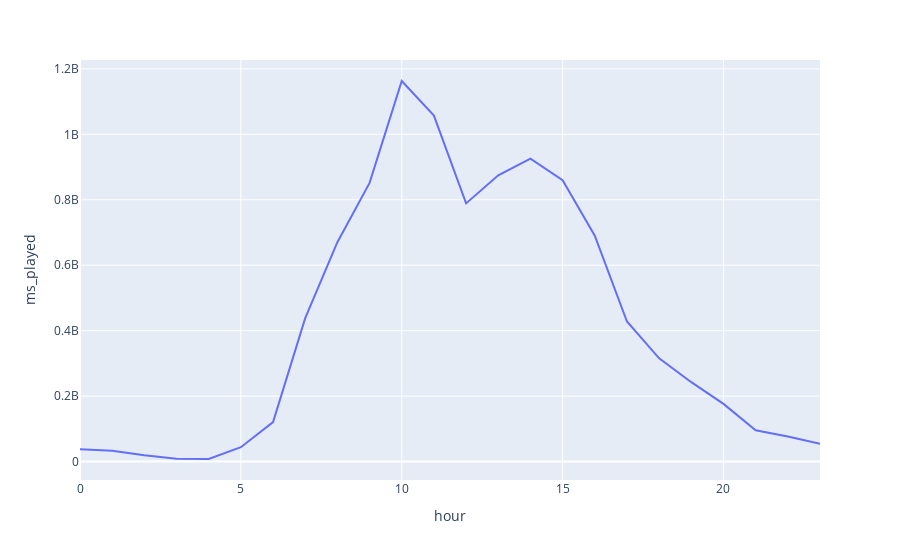

Notebook code cell kept with this figure:
### Code cell
px.line(ms_played_post, "hour", "ms_played")

### Figure 1 — Plotly figure (JSON) as saved in the notebook; plotly's stock layout.template omitted (floating-point values rounded to 4 significant figures)
{"data": [{"hovertemplate": "hour=%{x}<br>ms_played=%{y}<extra></extra>", "legendgroup": "", "line": {"color": "#636efa", "dash": "solid"}, "marker": {"symbol": "circle"}, "mode": "lines", "name": "", "orientation": "v", "showlegend": false, "type": "scatter", "x": [0, 1, 2, 3, 4, 5, 6, 7, 8, 9, 10, 11, 12, 13, 14, 15, 16, 17, 18, 19, 20, 21, 22, 23], "xaxis": "x", "y": [37794852, 32950446, 19054590, 8853279, 7937485, 44018254, 120772829, 438258047, 670501358, 851653407, 1162869391, 1057022629, 788927250, 874812884, 925796382, 859967151, 690353809, 428105640, 315384140, 242635467, 176235314, 95651822, 76851489, 54152788], "yaxis": "y"}], "layout": {"legend": {"tracegroupgap": 0}, "margin": {"t": 60}, "xaxis": {"anchor": "y", "domain": [0, 1], "title": {"text": "hour"}}, "yaxis": {"anchor": "x", "domain": [0, 1], "title": {"text": "ms_played"}}}}
